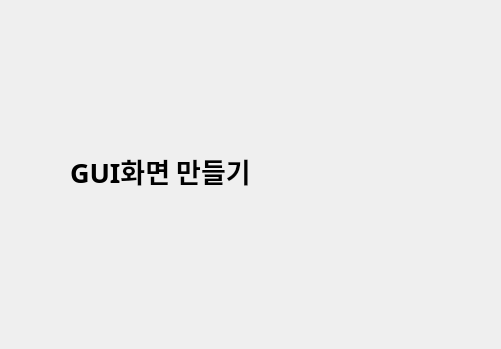
<?xml version="1.0" encoding="UTF-8"?>
<ui version="4.0">
 <class>Dialog</class>
 <widget class="QDialog" name="Dialog">
  <property name="geometry">
   <rect>
    <x>0</x>
    <y>0</y>
    <width>501</width>
    <height>349</height>
   </rect>
  </property>
  <property name="windowTitle">
   <string>Dialog</string>
  </property>
  <widget class="QLabel" name="label">
   <property name="geometry">
    <rect>
     <x>70</x>
     <y>110</y>
     <width>371</width>
     <height>121</height>
    </rect>
   </property>
   <property name="font">
    <font>
     <family>맑은 고딕</family>
     <pointsize>20</pointsize>
     <weight>75</weight>
     <bold>true</bold>
    </font>
   </property>
   <property name="text">
    <string>GUI화면 만들기</string>
   </property>
  </widget>
 </widget>
 <resources/>
 <connections/>
</ui>
